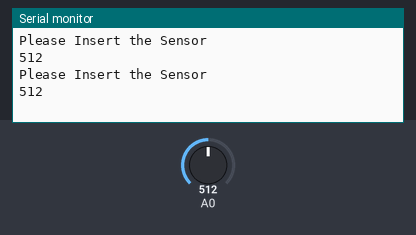
A sketch run on a simulated Arduino Uno, built with avr-gcc and run on an emulated ATmega328P. On the bench: the last lines printed to the serial monitor. Inputs (shaded band) come from the test bench; at power-on: A0 = 512.

Above: at 1.7 s.
1.8 s: A0 set to 716
At 1.96 s:
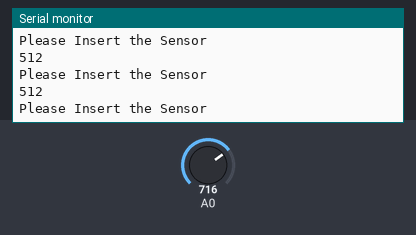
3.3 s: A0 set to 900
At 4.4 s:
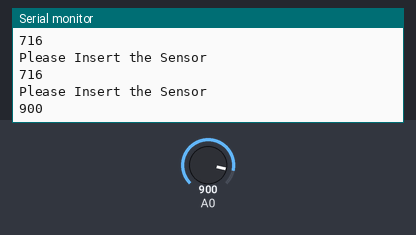
Timing chart, 0 to 6.3 s (numbered marks = the images above; inputs shaded):
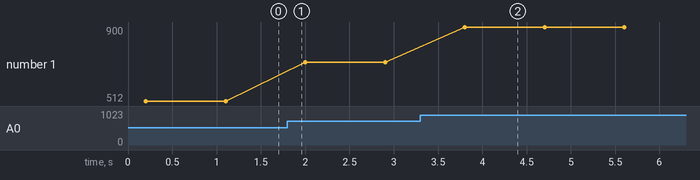

Measured:
- after the input at 3.3 s, the serial monitor: prints a new line after 0.50 s (image 2)
- plotted number 1: 512 → 716 after the input at 1.8 s, 716 → 900 after the input at 3.3 s

The sketch:

water_level_sensor.ino
```cpp
int water;
void setup() {
  // put your setup code here, to run once:
  Serial.begin(9600);
  pinMode(A0,INPUT);
}

void loop() {
  // put your main code here, to run repeatedly:
  water=analogRead(A0);
  Serial.println("Please Insert the Sensor");
  delay(200);
  Serial.println(water);
  delay(700);

}
```
